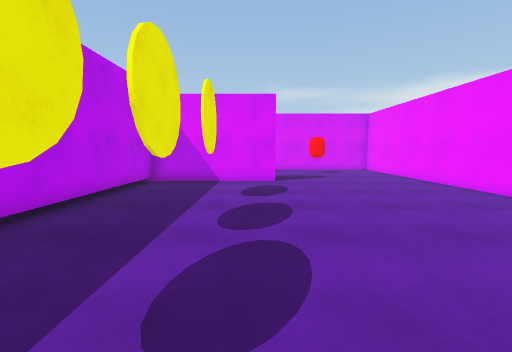
View 1 (above)

17 first-person views from a walk through a scene from a Unity 3-D project. The camera is 1.3 m above the floor, tilts 6° down and sees 90° across. The floor is counted in squares, 1 m on a side. Each view is taken from the middle of a square. On the plan, view 1 faces up. The plan holds only what a view shows up to about 13 squares ahead; the rest is blank. The place goes on beyond the plan.

View 2
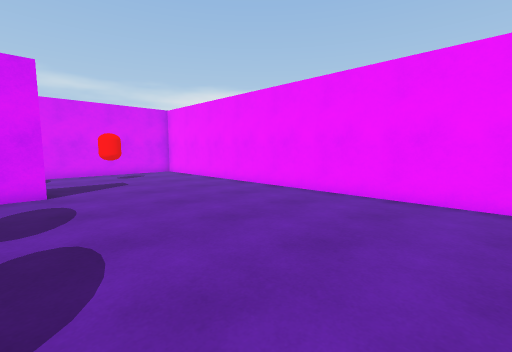

View 3
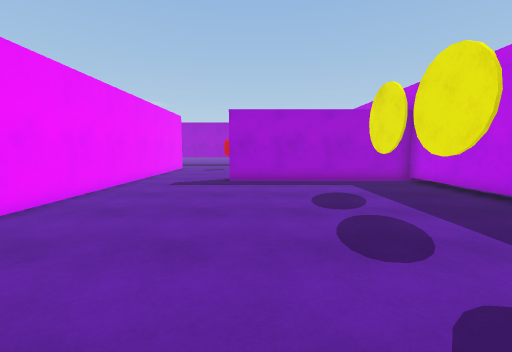

View 4
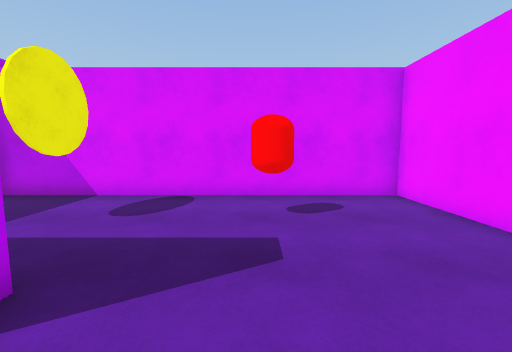

View 5
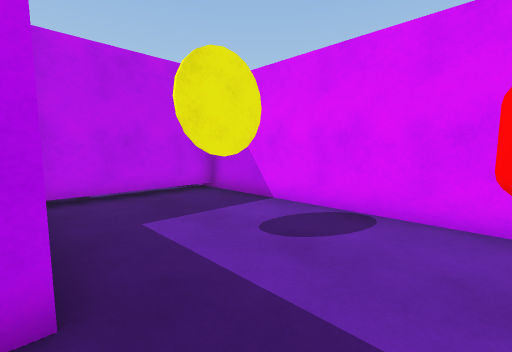

View 6
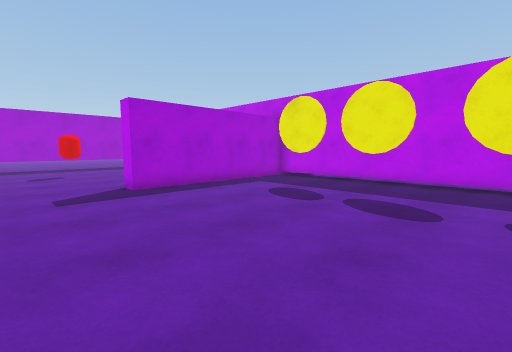

View 7
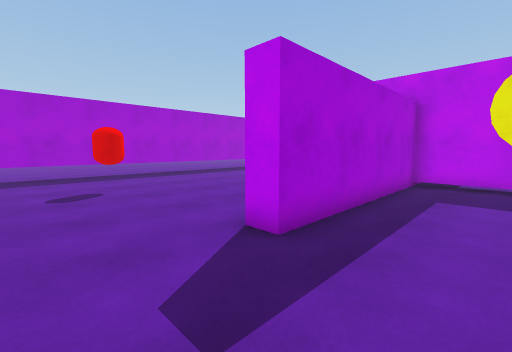

View 8
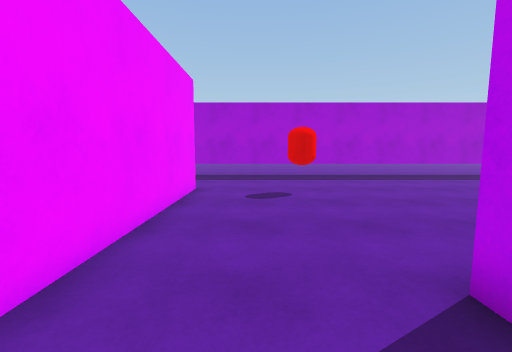

View 9
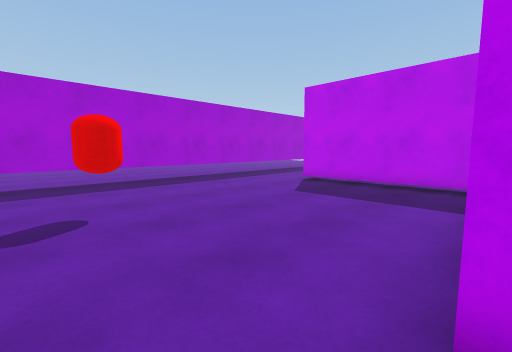

View 10
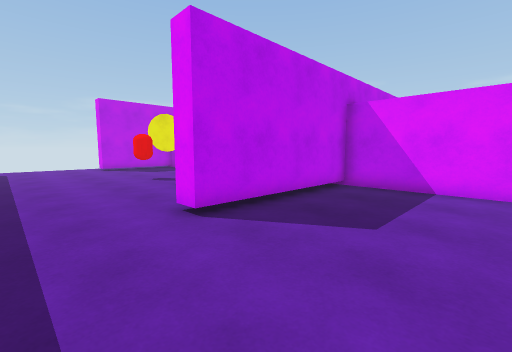

View 11
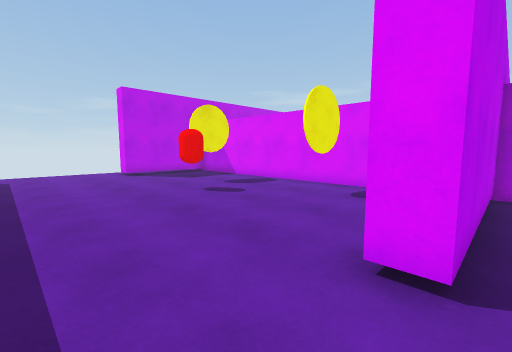

View 12
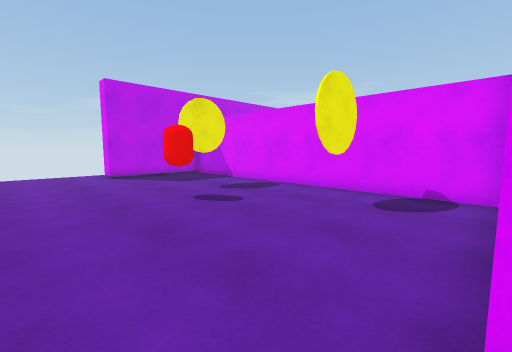

View 13
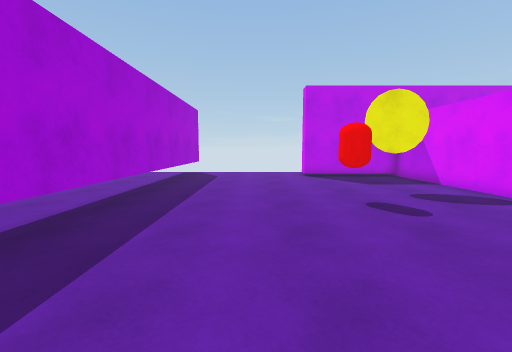

View 14
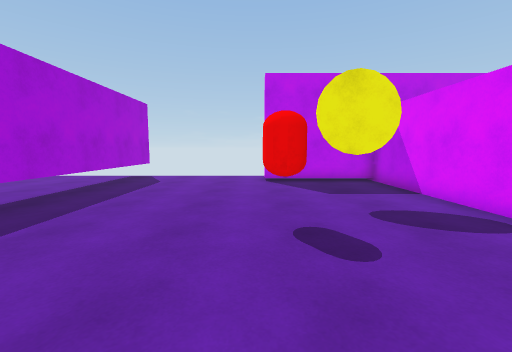

View 15
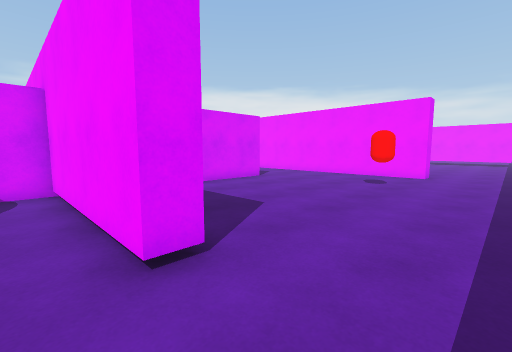

View 16
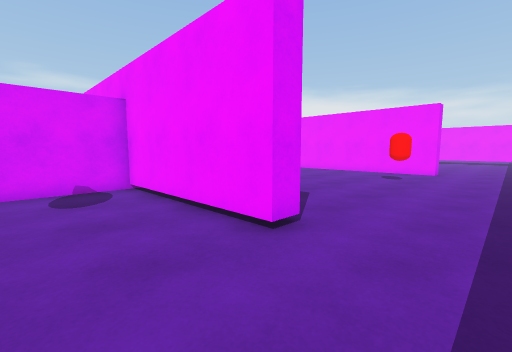

View 17
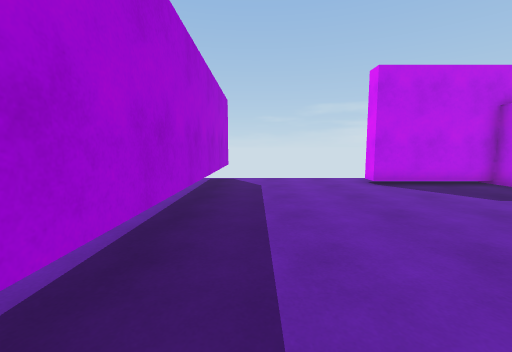

### Floor plan
Points are (right, up) in squares from view 1. A wall is a line through its corners. A room is listed if a view was taken in it or the views show most of it. See-through windows are left out.
Room 1 (views 1, 2, 3, 4, 5, 6, 7, 8, 9)
walls: (0.9, 10.5) (-4.3, 10.5) (-4.3, -1.4) (3.1, -1.4) (3.1, -2.2); (7, -3.4) (7, 16.1) (-4.3, 16.1) (-4.3, 11.6)
ways out: opening at (5, -3.7) to room 2
objects: red capsule (3, 14)
Room 2 (views 10, 11, 12, 13, 15)
walls: (3.1, -2.2) (-4.3, -2.2) (-4.3, -8.4) (-5, -8.4); (7.8, -8.4) (7, -8.4) (7, -3.4); (-5.9, -12.3) (8, -12.3)
ways out: opening at (5, -3.7) to room 1; opening at (-5.7, -10) to room 3
objects: red capsule (4, -8)
Room 3 (views 14, 16, 17)
walls: (-5, -8.4) (-5, -2.2) (-17.5, -2.2) (-17.5, -6.6) (-18.2, -6.6); (-18.5, -12.3) (-8.1, -12.3)
ways out: opening at (-5.7, -10) to room 2
objects: red capsule (-12, -6)

Positions as (right, up) in squares from view 1, and headings:
1: (0, 0), facing up
2: (0, 2), facing up-right
3: (2, 9), facing down
4: (3, 9), facing up
5: (3, 11), facing up-left
6: (6, 7), facing down-left
7: (6, 1), facing down-left
8: (5, 0), facing down
9: (5, -2), facing down-left
10: (0, -11), facing up-left
11: (-4, -11), facing up-left
12: (-5, -10), facing up-left
13: (-5, -9), facing left
14: (-7, -7), facing left
15: (-6, -11), facing up-right
16: (-8, -11), facing up-right
17: (-8, -11), facing left
